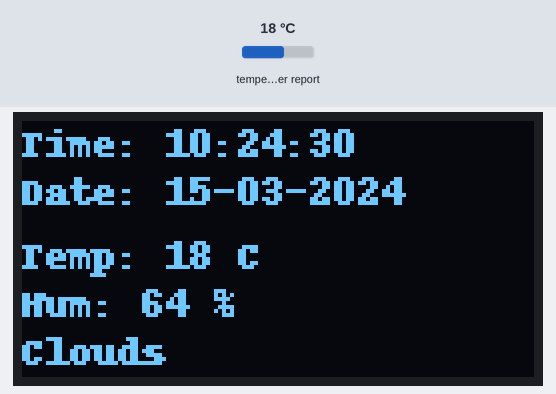
Bench run of a program on a simulated Raspberry Pi (BCM pin numbers). Shown: 128×64 one-colour display. The test bench sets the inputs (shaded band); at power-on: temperature in the web weather report 18 °C. The clock reads 2024-03-15 10:24:30 at power-on unless the program sets it; requests to the public web service named in the program get a made-up reply in its usual format after 0.4 s (London, UTC, broken clouds, 64 % humidity, 1013 hPa unless stated); what the program prints to the terminal is not drawn.

Above: at 0.6 s.
At 4.8 s:
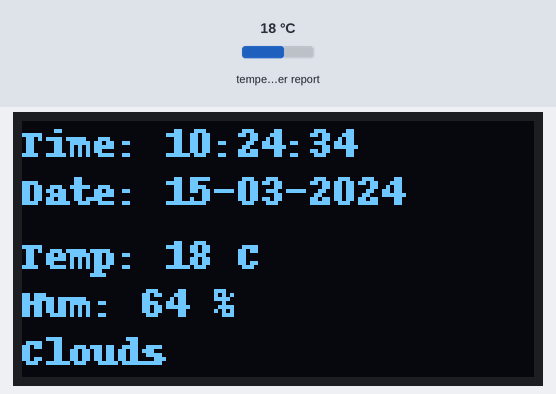
At 8.0 s:
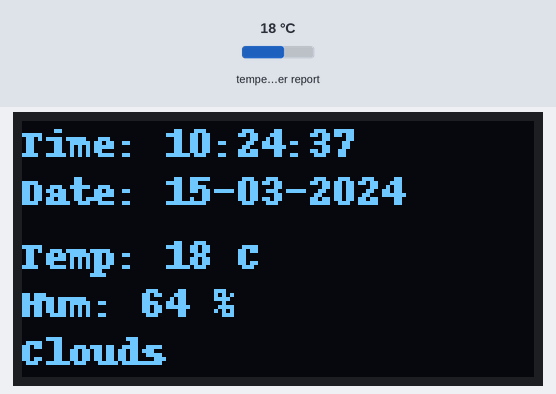
At 15.4 s:
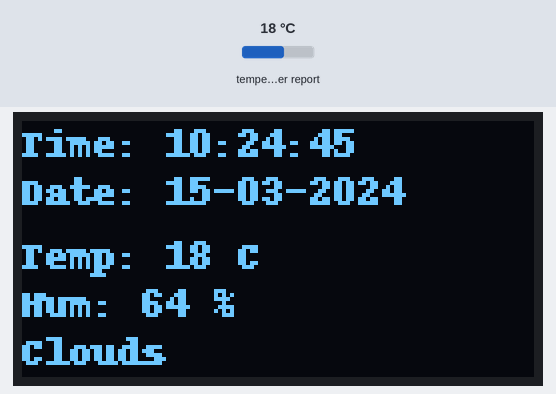
At 22.8 s:
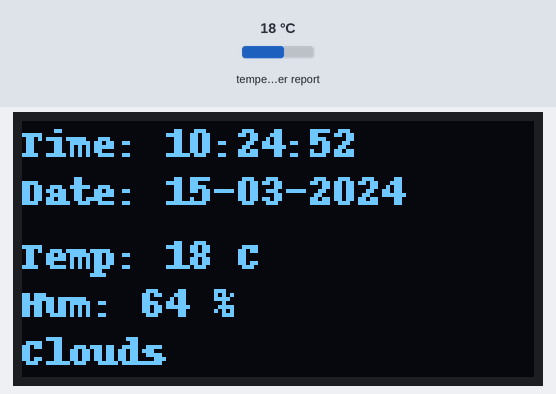
At 30.2 s:
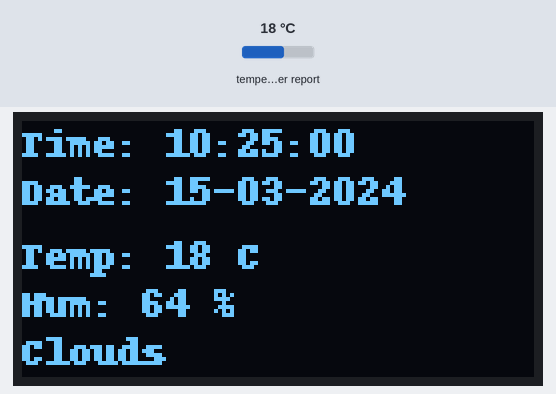

Measured:
- what the display in image 0 shows lasts 1.1 s, from 0.5 s to 1.6 s
- what the display in image 5 shows lasts 1.5 s, from 30.1 s to 31.6 s

The program:

R80._Digital_Clock___Live_Weather_Display.py
```python
"""
Components Used:
1. Raspberry Pi
2. OLED Display (128x64, SSD1306 I2C)
3. Internet (Weather API)
4. Jumper Wires

Install Required Library:
pip install adafruit-circuitpython-ssd1306 pillow requests --break-system-packages
"""

# Import required libraries
import time
import board
import busio
import requests
from datetime import datetime
from PIL import Image, ImageDraw, ImageFont
import adafruit_ssd1306

# ---------------- API Setup ----------------
API_KEY = "YOUR_API_KEY"
CITY = "Bangalore"

# ---------------- OLED Setup ----------------
i2c = busio.I2C(board.SCL, board.SDA)
oled = adafruit_ssd1306.SSD1306_I2C(128, 64, i2c)

oled.fill(0)
oled.show()

# ---------------- Image Buffer ----------------
width, height = oled.width, oled.height
image = Image.new("1", (width, height))
draw = ImageDraw.Draw(image)
font = ImageFont.load_default()

# ---------------- Weather Function ----------------
def get_weather():
    try:
        url = f"http://api.openweathermap.org/data/2.5/weather?q={CITY}&appid={API_KEY}&units=metric"
        response = requests.get(url, timeout=5)
        data = response.json()

        return data["main"]["temp"], data["main"]["humidity"], data["weather"][0]["main"]
    except:
        return "Err", "Err", "NoNet"

# ---------------- Initial Weather ----------------
temp, hum, cond = get_weather()
last_weather_update = time.time()

# ---------------- Main Loop ----------------
try:
    print("Clock + Weather Dashboard Started...")

    while True:
        now = datetime.now()
        current_time = now.strftime("%H:%M:%S")
        current_date = now.strftime("%d-%m-%Y")

        # Update weather every 30 seconds
        if time.time() - last_weather_update > 30:
            temp, hum, cond = get_weather()
            last_weather_update = time.time()

        # Clear screen
        draw.rectangle((0, 0, width, height), outline=0, fill=0)

        # Display time and date
        draw.text((0, 0), "Time: " + current_time, font=font, fill=255)
        draw.text((0, 12), "Date: " + current_date, font=font, fill=255)

        # Display weather
        draw.text((0, 28), "Temp: " + str(temp) + " C", font=font, fill=255)
        draw.text((0, 40), "Hum: " + str(hum) + " %", font=font, fill=255)
        draw.text((0, 52), str(cond), font=font, fill=255)

        oled.image(image)
        oled.show()

        time.sleep(1)  # update every second

except KeyboardInterrupt:
    oled.fill(0)
    oled.show()
    print("Exiting...")
```
